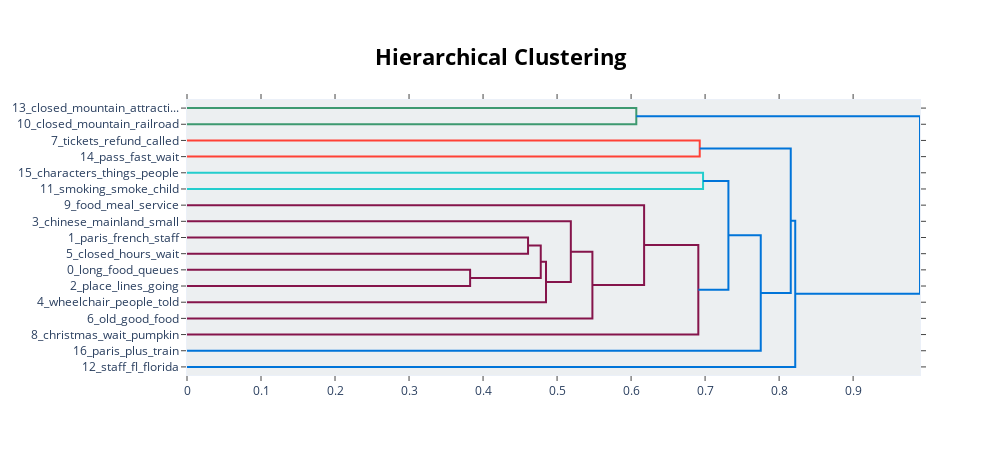

Notebook code for this chart:
### Code cell
topic_model.visualize_hierarchy(color_threshold = 0.7)

### Figure 1 — Plotly figure (JSON) as saved in the notebook; plotly's stock layout.template omitted (floating-point values rounded to 4 significant figures)
{"data": [{"hoverinfo": "text", "marker": {"color": "rgb(61,153,112)"}, "mode": "lines", "type": "scatter", "x": [0.0, 0.6071, 0.6071, 0.0], "xaxis": "x", "y": [-5.0, -5.0, -15.0, -15.0], "yaxis": "y"}, {"hoverinfo": "text", "marker": {"color": "rgb(255,65,54)"}, "mode": "lines", "type": "scatter", "x": [0.0, 0.6928, 0.6928, 0.0], "xaxis": "x", "y": [-25.0, -25.0, -35.0, -35.0], "yaxis": "y"}, {"hoverinfo": "text", "marker": {"color": "rgb(35,205,205)"}, "mode": "lines", "type": "scatter", "x": [0.0, 0.6972, 0.6972, 0.0], "xaxis": "x", "y": [-45.0, -45.0, -55.0, -55.0], "yaxis": "y"}, {"hoverinfo": "text", "marker": {"color": "rgb(133,20,75)"}, "mode": "lines", "type": "scatter", "x": [0.0, 0.4608, 0.4608, 0.0], "xaxis": "x", "y": [-85.0, -85.0, -95.0, -95.0], "yaxis": "y"}, {"hoverinfo": "text", "marker": {"color": "rgb(133,20,75)"}, "mode": "lines", "type": "scatter", "x": [0.0, 0.3825, 0.3825, 0.0], "xaxis": "x", "y": [-105.0, -105.0, -115.0, -115.0], "yaxis": "y"}, {"hoverinfo": "text", "marker": {"color": "rgb(133,20,75)"}, "mode": "lines", "type": "scatter", "x": [0.4608, 0.478, 0.478, 0.3825], "xaxis": "x", "y": [-90.0, -90.0, -110.0, -110.0], "yaxis": "y"}, {"hoverinfo": "text", "marker": {"color": "rgb(133,20,75)"}, "mode": "lines", "type": "scatter", "x": [0.478, 0.4851, 0.4851, 0.0], "xaxis": "x", "y": [-100.0, -100.0, -125.0, -125.0], "yaxis": "y"}, {"hoverinfo": "text", "marker": {"color": "rgb(133,20,75)"}, "mode": "lines", "type": "scatter", "x": [0.0, 0.5186, 0.5186, 0.4851], "xaxis": "x", "y": [-75.0, -75.0, -112.5, -112.5], "yaxis": "y"}, {"hoverinfo": "text", "marker": {"color": "rgb(133,20,75)"}, "mode": "lines", "type": "scatter", "x": [0.5186, 0.5477, 0.5477, 0.0], "xaxis": "x", "y": [-93.75, -93.75, -135.0, -135.0], "yaxis": "y"}, {"hoverinfo": "text", "marker": {"color": "rgb(133,20,75)"}, "mode": "lines", "type": "scatter", "x": [0.0, 0.6176, 0.6176, 0.5477], "xaxis": "x", "y": [-65.0, -65.0, -114.4, -114.4], "yaxis": "y"}, {"hoverinfo": "text", "marker": {"color": "rgb(133,20,75)"}, "mode": "lines", "type": "scatter", "x": [0.6176, 0.6909, 0.6909, 0.0], "xaxis": "x", "y": [-89.69, -89.69, -145.0, -145.0], "yaxis": "y"}, {"hoverinfo": "text", "marker": {"color": "rgb(0,116,217)"}, "mode": "lines", "type": "scatter", "x": [0.6972, 0.7315, 0.7315, 0.6909], "xaxis": "x", "y": [-50.0, -50.0, -117.3, -117.3], "yaxis": "y"}, {"hoverinfo": "text", "marker": {"color": "rgb(0,116,217)"}, "mode": "lines", "type": "scatter", "x": [0.7315, 0.7752, 0.7752, 0.0], "xaxis": "x", "y": [-83.67, -83.67, -155.0, -155.0], "yaxis": "y"}, {"hoverinfo": "text", "marker": {"color": "rgb(0,116,217)"}, "mode": "lines", "type": "scatter", "x": [0.6928, 0.8157, 0.8157, 0.7752], "xaxis": "x", "y": [-30.0, -30.0, -119.3, -119.3], "yaxis": "y"}, {"hoverinfo": "text", "marker": {"color": "rgb(0,116,217)"}, "mode": "lines", "type": "scatter", "x": [0.8157, 0.8218, 0.8218, 0.0], "xaxis": "x", "y": [-74.67, -74.67, -165.0, -165.0], "yaxis": "y"}, {"hoverinfo": "text", "marker": {"color": "rgb(0,116,217)"}, "mode": "lines", "type": "scatter", "x": [0.6071, 0.9904, 0.9904, 0.8218], "xaxis": "x", "y": [-10.0, -10.0, -119.8, -119.8], "yaxis": "y"}], "layout": {"autosize": false, "height": 455, "hoverlabel": {"bgcolor": "white", "font": {"family": "Rockwell", "size": 16}}, "hovermode": "closest", "plot_bgcolor": "#ECEFF1", "showlegend": false, "title": {"font": {"color": "Black", "size": 22}, "text": "<b>Hierarchical Clustering</b>", "x": 0.5, "xanchor": "center", "yanchor": "top"}, "width": 1000, "xaxis": {"mirror": "allticks", "rangemode": "tozero", "showgrid": false, "showline": true, "showticklabels": true, "ticks": "outside", "type": "linear", "zeroline": false}, "yaxis": {"mirror": "allticks", "range": [-170, 0], "rangemode": "tozero", "showgrid": false, "showline": true, "showticklabels": true, "tickmode": "array", "ticks": "outside", "ticktext": ["13_closed_mountain_attracti...", "10_closed_mountain_railroad", "7_tickets_refund_called", "14_pass_fast_wait", "15_characters_things_people", "11_smoking_smoke_child", "9_food_meal_service", "3_chinese_mainland_small", "1_paris_french_staff", "5_closed_hours_wait", "0_long_food_queues", "2_place_lines_going", "4_wheelchair_people_told", "6_old_good_food", "8_christmas_wait_pumpkin", "16_paris_plus_train", "12_staff_fl_florida"], "tickvals": [-5, -15, -25, -35, -45, -55, -65, -75, -85, -95, -105, -115, -125, -135, -145, -155, -165], "type": "linear", "zeroline": false}}}
